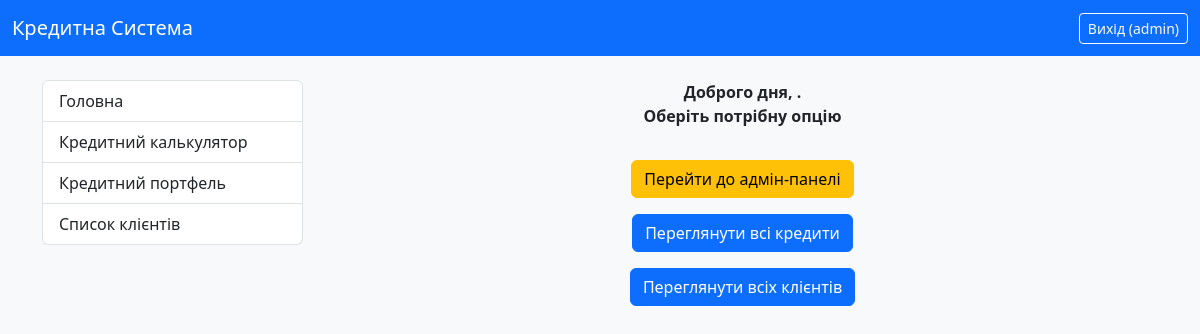
Page / (signed in) on the earlier database version.
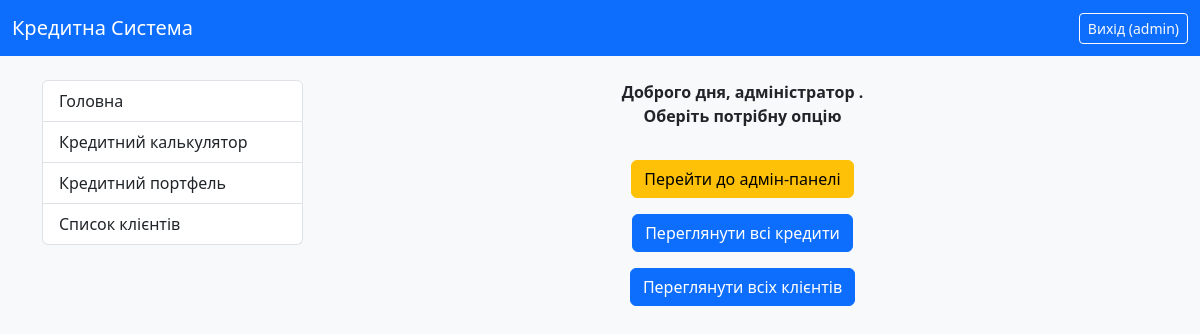
Same page on the later database version.
### credit_system/models.py (models this page shows, shortened)
class CustomUser(AbstractUser):
    ROLE_CHOICES = (
        ('admin', 'Адмін'),
        ('manager', 'Менеджер'),
        ('client', 'Клієнт'),
    )
    role = models.CharField(
        max_length=10,
        choices=ROLE_CHOICES,
        default='client',
        verbose_name="Роль користувача"
    )
    middle_name = models.CharField(max_length=100, verbose_name="По батькові", blank=True)
    IPN = models.CharField(
        max_length=10,
        unique=True,
        verbose_name="ІПН",
        validators=[numeric_validator],
        null=True,
        blank=True
    )
    phone_number = models.CharField(max_length=20, verbose_name="Номер телефону", blank=True)
    address = models.CharField(max_length=255, verbose_name="Адреса", blank=True)
    date_of_birth = models.DateField(verbose_name="Дата народження", null=True, blank=True)
    class Meta:
        verbose_name = "Користувач"
        verbose_name_plural = "Користувачі"

### credit_system/views.py (the view)
# urls.py: path('', index, name='index'),
def index(request):
    context = {
        'page_title': 'Ласкаво просимо!',
        'content_message': 'Оберіть потрібну опцію в меню'
    }
    return render(request, 'credit_system/index.html', context)

### credit_system/templates/credit_system/index.html (shortened to what this page needs)
{% extends "credit_system/base.html" %}
{% block content %}
    <div class="text-center">
        {% if user.is_authenticated %}
            <p><strong>Доброго дня,  {{ user.first_name }}  {{ user.middle_name }}. <br>Оберіть потрібну опцію</strong></p>
            {% if user.is_superuser or user.is_manager %}
                <a href="{% url 'admin:index' %}" class="btn btn-warning mt-3">Перейти до адмін-панелі</a><br>
                <a href="{% url 'all_credits_list' %}" class="btn btn-primary mt-3">Переглянути всі кредити</a><br>
                <a href="{% url 'all_clients_list' %}" class="btn btn-primary mt-3">Переглянути всіх клієнтів</a><br>
            {% elif user.is_client %}
                <a href="{% url 'user_credits_list' %}" class="btn btn-primary mt-3">Переглянути мої кредити</a>
            {% endif %}
        {% else %}
            <a href="{% url 'login' %}" class="btn btn-outline-primary mt-3">Увійти</a>
        {% endif %}
    </div>
{% endblock %}

### credit_system/templates/credit_system/base.html (shortened to what this page needs)
{% load static %}
<!DOCTYPE html>
<html lang="uk">
<head>
    <link href="https://cdn.jsdelivr.net/npm/bootstrap@5.3.3/dist/css/bootstrap.min.css" rel="stylesheet">
    <link rel="stylesheet" href="{% static 'credit_system/style.css' %}">
</head>
<body class="bg-light">
<nav class="navbar navbar-expand-lg navbar-dark bg-primary">
  <div class="container-fluid">
    <a class="navbar-brand" href="{% url 'index' %}">Кредитна Система</a>
    <div class="d-flex">
      {% if user.is_authenticated %}
        <form method="post" action="{% url 'logout' %}" class="d-inline">
          <button type="submit" class="btn btn-outline-light btn-sm">
            Вихід ({{ user.username }})
          </button>
        </form>
      {% else %}
        <a href="{% url 'login' %}" class="btn btn-outline-light btn-sm">Вхід</a>
      {% endif %}
    </div>
  </div>
</nav>
<div class="container mt-4">
  <div class="row">
    <div class="col-lg-3 mb-3">
      <div class="list-group">
        <a href="{% url 'index' %}" class="list-group-item list-group-item-action">
          Головна
        </a>
        <a href="#" class="list-group-item list-group-item-action">
          Кредитний калькулятор
        </a>
        {% if user.is_authenticated %}
            {% if user.is_superuser or user.is_manager %}
                <a href="{% url 'all_credits_list' %}" class="list-group-item list-group-item-action">
                    Кредитний портфель
                </a>
                <a href="{% url 'all_clients_list' %}" class="list-group-item list-group-item-action">
                    Список клієнтів
                </a>
            {% elif user.is_client %}
                <a href="{% url 'user_credits_list' %}" class="list-group-item list-group-item-action">
                    Мої кредити
                </a>
            {% endif %}
        {% endif %}
      </div>
    </div>
    <div class="col-lg-9">
      {% block content %}{% endblock %}
    </div>
  </div>
</div>
</body>
</html>

### credit_system/static/credit_system/style.css (style rules this page uses)
body { background-color: #f8f9fa; }

Differences in the rows shown:
changed CustomUser "admin": first_name (not shown) → "адміністратор"
